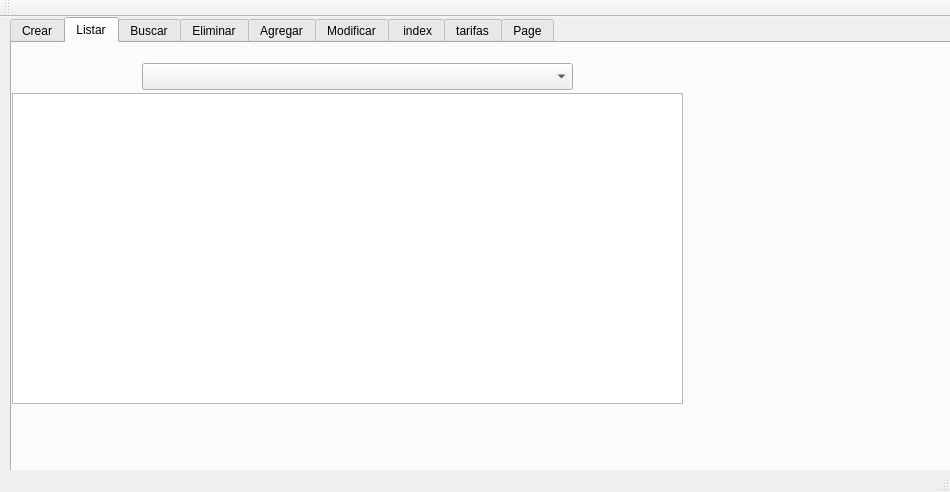
<?xml version="1.0" encoding="UTF-8"?>
<ui version="4.0">
 <class>menu</class>
 <widget class="QMainWindow" name="menu">
  <property name="geometry">
   <rect>
    <x>0</x>
    <y>0</y>
    <width>950</width>
    <height>492</height>
   </rect>
  </property>
  <property name="windowTitle">
   <string>menu</string>
  </property>
  <widget class="QWidget" name="centralWidget">
   <widget class="QTabWidget" name="tabWidget">
    <property name="geometry">
     <rect>
      <x>10</x>
      <y>0</y>
      <width>941</width>
      <height>531</height>
     </rect>
    </property>
    <property name="currentIndex">
     <number>1</number>
    </property>
    <widget class="QWidget" name="tab">
     <attribute name="title">
      <string>Crear</string>
     </attribute>
     <widget class="QPushButton" name="bt_crear">
      <property name="geometry">
       <rect>
        <x>260</x>
        <y>140</y>
        <width>99</width>
        <height>27</height>
       </rect>
      </property>
      <property name="text">
       <string>crear</string>
      </property>
     </widget>
    </widget>
    <widget class="QWidget" name="tab_2">
     <attribute name="title">
      <string>Listar</string>
     </attribute>
     <widget class="QComboBox" name="comboBox_listar">
      <property name="geometry">
       <rect>
        <x>130</x>
        <y>20</y>
        <width>431</width>
        <height>27</height>
       </rect>
      </property>
     </widget>
     <widget class="QTextEdit" name="textEdit_listar">
      <property name="geometry">
       <rect>
        <x>0</x>
        <y>50</y>
        <width>671</width>
        <height>311</height>
       </rect>
      </property>
     </widget>
    </widget>
    <widget class="QWidget" name="tab_3">
     <attribute name="title">
      <string>Buscar</string>
     </attribute>
     <widget class="QTabWidget" name="tabWidget_3">
      <property name="geometry">
       <rect>
        <x>10</x>
        <y>10</y>
        <width>661</width>
        <height>381</height>
       </rect>
      </property>
      <property name="currentIndex">
       <number>0</number>
      </property>
      <widget class="QWidget" name="tab_7">
       <attribute name="title">
        <string>Con  Index</string>
       </attribute>
       <widget class="QTabWidget" name="tabWidget_2">
        <property name="geometry">
         <rect>
          <x>0</x>
          <y>10</y>
          <width>651</width>
          <height>301</height>
         </rect>
        </property>
        <property name="currentIndex">
         <number>1</number>
        </property>
        <widget class="QWidget" name="tab_4">
         <attribute name="title">
          <string>Ciudad</string>
         </attribute>
         <widget class="QLineEdit" name="txt_buscar_con_ciudad">
          <property name="geometry">
           <rect>
            <x>260</x>
            <y>60</y>
            <width>113</width>
            <height>27</height>
           </rect>
          </property>
         </widget>
         <widget class="QTextEdit" name="edid_buscar_con_Ciudad">
          <property name="geometry">
           <rect>
            <x>0</x>
            <y>110</y>
            <width>641</width>
            <height>111</height>
           </rect>
          </property>
         </widget>
         <widget class="QPushButton" name="bt_buscar_con_ciudad">
          <property name="geometry">
           <rect>
            <x>390</x>
            <y>60</y>
            <width>99</width>
            <height>27</height>
           </rect>
          </property>
          <property name="text">
           <string>Buscar -&gt;</string>
          </property>
         </widget>
         <widget class="QLabel" name="label">
          <property name="geometry">
           <rect>
            <x>150</x>
            <y>60</y>
            <width>67</width>
            <height>17</height>
           </rect>
          </property>
          <property name="text">
           <string>TextLabel</string>
          </property>
         </widget>
        </widget>
        <widget class="QWidget" name="tab_5">
         <attribute name="title">
          <string>Cliente</string>
         </attribute>
         <widget class="QTextEdit" name="edid_buscar_con_cliente">
          <property name="geometry">
           <rect>
            <x>10</x>
            <y>80</y>
            <width>631</width>
            <height>111</height>
           </rect>
          </property>
         </widget>
         <widget class="QLineEdit" name="txt_buscar_con_cliente">
          <property name="geometry">
           <rect>
            <x>280</x>
            <y>30</y>
            <width>113</width>
            <height>27</height>
           </rect>
          </property>
         </widget>
         <widget class="QLabel" name="label_2">
          <property name="geometry">
           <rect>
            <x>160</x>
            <y>40</y>
            <width>67</width>
            <height>17</height>
           </rect>
          </property>
          <property name="text">
           <string>TextLabel</string>
          </property>
         </widget>
         <widget class="QPushButton" name="bt_buscar_con_Cliente">
          <property name="geometry">
           <rect>
            <x>410</x>
            <y>30</y>
            <width>99</width>
            <height>27</height>
           </rect>
          </property>
          <property name="text">
           <string>Buscar -&gt;</string>
          </property>
         </widget>
        </widget>
        <widget class="QWidget" name="tab_6">
         <attribute name="title">
          <string>Lineas</string>
         </attribute>
         <widget class="QLineEdit" name="txt_buscar_con_linea">
          <property name="geometry">
           <rect>
            <x>310</x>
            <y>30</y>
            <width>113</width>
            <height>27</height>
           </rect>
          </property>
         </widget>
         <widget class="QTextEdit" name="edid_buscar_con_lineas">
          <property name="geometry">
           <rect>
            <x>10</x>
            <y>80</y>
            <width>631</width>
            <height>121</height>
           </rect>
          </property>
         </widget>
         <widget class="QLabel" name="label_3">
          <property name="geometry">
           <rect>
            <x>170</x>
            <y>40</y>
            <width>67</width>
            <height>17</height>
           </rect>
          </property>
          <property name="text">
           <string>TextLabel</string>
          </property>
         </widget>
         <widget class="QPushButton" name="bt_buscar_con_linea">
          <property name="geometry">
           <rect>
            <x>440</x>
            <y>30</y>
            <width>99</width>
            <height>27</height>
           </rect>
          </property>
          <property name="text">
           <string>PushButton</string>
          </property>
         </widget>
        </widget>
       </widget>
      </widget>
      <widget class="QWidget" name="tab_8">
       <attribute name="title">
        <string>Sin index</string>
       </attribute>
       <widget class="QTabWidget" name="tabWidget_4">
        <property name="geometry">
         <rect>
          <x>0</x>
          <y>0</y>
          <width>651</width>
          <height>341</height>
         </rect>
        </property>
        <property name="currentIndex">
         <number>1</number>
        </property>
        <widget class="QWidget" name="tab_9">
         <attribute name="title">
          <string>Ciudad</string>
         </attribute>
         <widget class="QLineEdit" name="txt_buscar_sin_ciudad">
          <property name="geometry">
           <rect>
            <x>270</x>
            <y>30</y>
            <width>113</width>
            <height>27</height>
           </rect>
          </property>
         </widget>
         <widget class="QLabel" name="label_4">
          <property name="geometry">
           <rect>
            <x>160</x>
            <y>40</y>
            <width>67</width>
            <height>17</height>
           </rect>
          </property>
          <property name="text">
           <string>TextLabel</string>
          </property>
         </widget>
         <widget class="QPushButton" name="bt_buscar_sin_ciudad">
          <property name="geometry">
           <rect>
            <x>400</x>
            <y>30</y>
            <width>99</width>
            <height>27</height>
           </rect>
          </property>
          <property name="text">
           <string>Buscar -&gt;</string>
          </property>
         </widget>
         <widget class="QTextEdit" name="edid_buscar_sin_ciudad">
          <property name="geometry">
           <rect>
            <x>0</x>
            <y>70</y>
            <width>641</width>
            <height>101</height>
           </rect>
          </property>
         </widget>
        </widget>
        <widget class="QWidget" name="tab_10">
         <attribute name="title">
          <string>Cliente</string>
         </attribute>
         <widget class="QLineEdit" name="txt_buscar_sin_cliente">
          <property name="geometry">
           <rect>
            <x>270</x>
            <y>40</y>
            <width>113</width>
            <height>27</height>
           </rect>
          </property>
         </widget>
         <widget class="QLabel" name="label_5">
          <property name="geometry">
           <rect>
            <x>160</x>
            <y>40</y>
            <width>67</width>
            <height>17</height>
           </rect>
          </property>
          <property name="text">
           <string>TextLabel</string>
          </property>
         </widget>
         <widget class="QPushButton" name="bt_buscar_sin_cliente">
          <property name="geometry">
           <rect>
            <x>400</x>
            <y>40</y>
            <width>99</width>
            <height>27</height>
           </rect>
          </property>
          <property name="text">
           <string>Buscar -&gt;</string>
          </property>
         </widget>
         <widget class="QTextEdit" name="edid_buscar_sin_cliente">
          <property name="geometry">
           <rect>
            <x>10</x>
            <y>90</y>
            <width>631</width>
            <height>141</height>
           </rect>
          </property>
         </widget>
        </widget>
        <widget class="QWidget" name="tab_11">
         <attribute name="title">
          <string>Linea</string>
         </attribute>
         <widget class="QLineEdit" name="txt_buscar_sin_linea">
          <property name="geometry">
           <rect>
            <x>280</x>
            <y>40</y>
            <width>113</width>
            <height>27</height>
           </rect>
          </property>
         </widget>
         <widget class="QTextEdit" name="edid_buscar_sin_linea">
          <property name="geometry">
           <rect>
            <x>10</x>
            <y>90</y>
            <width>631</width>
            <height>141</height>
           </rect>
          </property>
         </widget>
         <widget class="QLabel" name="label_6">
          <property name="geometry">
           <rect>
            <x>170</x>
            <y>50</y>
            <width>67</width>
            <height>17</height>
           </rect>
          </property>
          <property name="text">
           <string>TextLabel</string>
          </property>
         </widget>
         <widget class="QPushButton" name="bt_buscar_sin_linea">
          <property name="geometry">
           <rect>
            <x>420</x>
            <y>40</y>
            <width>99</width>
            <height>27</height>
           </rect>
          </property>
          <property name="text">
           <string>Buscar -&gt;</string>
          </property>
         </widget>
        </widget>
       </widget>
      </widget>
     </widget>
    </widget>
    <widget class="QWidget" name="tab_12">
     <attribute name="title">
      <string>Eliminar</string>
     </attribute>
     <widget class="QTabWidget" name="tabWidget_5">
      <property name="geometry">
       <rect>
        <x>10</x>
        <y>10</y>
        <width>651</width>
        <height>371</height>
       </rect>
      </property>
      <property name="currentIndex">
       <number>2</number>
      </property>
      <widget class="QWidget" name="tab_13">
       <attribute name="title">
        <string>Ciudad</string>
       </attribute>
       <widget class="QLabel" name="label_7">
        <property name="geometry">
         <rect>
          <x>240</x>
          <y>60</y>
          <width>67</width>
          <height>17</height>
         </rect>
        </property>
        <property name="text">
         <string>TextLabel</string>
        </property>
       </widget>
       <widget class="QLineEdit" name="txt_eliminar_ciudad">
        <property name="geometry">
         <rect>
          <x>230</x>
          <y>120</y>
          <width>113</width>
          <height>27</height>
         </rect>
        </property>
       </widget>
       <widget class="QPushButton" name="bt_eliminar_ciudad">
        <property name="geometry">
         <rect>
          <x>230</x>
          <y>190</y>
          <width>99</width>
          <height>27</height>
         </rect>
        </property>
        <property name="text">
         <string>Eliminar</string>
        </property>
       </widget>
      </widget>
      <widget class="QWidget" name="tab_14">
       <attribute name="title">
        <string>Cliente</string>
       </attribute>
       <widget class="QPushButton" name="bt_eliminar_cliente">
        <property name="geometry">
         <rect>
          <x>220</x>
          <y>160</y>
          <width>99</width>
          <height>27</height>
         </rect>
        </property>
        <property name="text">
         <string>Eliminar</string>
        </property>
       </widget>
       <widget class="QLineEdit" name="txt_eliminar_cliente">
        <property name="geometry">
         <rect>
          <x>220</x>
          <y>90</y>
          <width>113</width>
          <height>27</height>
         </rect>
        </property>
       </widget>
       <widget class="QLabel" name="label_8">
        <property name="geometry">
         <rect>
          <x>240</x>
          <y>50</y>
          <width>67</width>
          <height>17</height>
         </rect>
        </property>
        <property name="text">
         <string>TextLabel</string>
        </property>
       </widget>
      </widget>
      <widget class="QWidget" name="tab_15">
       <attribute name="title">
        <string>Linea</string>
       </attribute>
       <widget class="QLineEdit" name="txt_eliminar_linea">
        <property name="geometry">
         <rect>
          <x>210</x>
          <y>110</y>
          <width>113</width>
          <height>27</height>
         </rect>
        </property>
       </widget>
       <widget class="QLabel" name="label_9">
        <property name="geometry">
         <rect>
          <x>240</x>
          <y>60</y>
          <width>67</width>
          <height>17</height>
         </rect>
        </property>
        <property name="text">
         <string>TextLabel</string>
        </property>
       </widget>
       <widget class="QPushButton" name="bt_eliminar_linea">
        <property name="geometry">
         <rect>
          <x>220</x>
          <y>190</y>
          <width>99</width>
          <height>27</height>
         </rect>
        </property>
        <property name="text">
         <string>Eliminar</string>
        </property>
       </widget>
      </widget>
     </widget>
    </widget>
    <widget class="QWidget" name="tab_16">
     <attribute name="title">
      <string>Agregar</string>
     </attribute>
     <widget class="QTabWidget" name="tabWidget_6">
      <property name="geometry">
       <rect>
        <x>10</x>
        <y>0</y>
        <width>671</width>
        <height>391</height>
       </rect>
      </property>
      <property name="currentIndex">
       <number>0</number>
      </property>
      <widget class="QWidget" name="tab_17">
       <attribute name="title">
        <string>Ciudad</string>
       </attribute>
       <widget class="QLineEdit" name="txt_agregar_ciudad_id">
        <property name="geometry">
         <rect>
          <x>240</x>
          <y>40</y>
          <width>113</width>
          <height>27</height>
         </rect>
        </property>
       </widget>
       <widget class="QLineEdit" name="txt_agregar_ciudad_nombre">
        <property name="geometry">
         <rect>
          <x>240</x>
          <y>90</y>
          <width>113</width>
          <height>27</height>
         </rect>
        </property>
       </widget>
       <widget class="QLabel" name="label_10">
        <property name="geometry">
         <rect>
          <x>130</x>
          <y>40</y>
          <width>67</width>
          <height>17</height>
         </rect>
        </property>
        <property name="text">
         <string>ID Ciudad</string>
        </property>
       </widget>
       <widget class="QLabel" name="label_11">
        <property name="geometry">
         <rect>
          <x>90</x>
          <y>90</y>
          <width>111</width>
          <height>17</height>
         </rect>
        </property>
        <property name="text">
         <string>Nombre Ciudad</string>
        </property>
       </widget>
       <widget class="QPushButton" name="bt_Agregar_ciudad">
        <property name="geometry">
         <rect>
          <x>240</x>
          <y>190</y>
          <width>99</width>
          <height>27</height>
         </rect>
        </property>
        <property name="text">
         <string>Agregar</string>
        </property>
       </widget>
      </widget>
      <widget class="QWidget" name="tab_18">
       <attribute name="title">
        <string>Cliente</string>
       </attribute>
       <widget class="QPushButton" name="bt_agregar_cliente">
        <property name="geometry">
         <rect>
          <x>240</x>
          <y>260</y>
          <width>99</width>
          <height>27</height>
         </rect>
        </property>
        <property name="text">
         <string>Agregar</string>
        </property>
       </widget>
       <widget class="QLineEdit" name="txt_agregar_cliente_id">
        <property name="geometry">
         <rect>
          <x>240</x>
          <y>40</y>
          <width>113</width>
          <height>27</height>
         </rect>
        </property>
       </widget>
       <widget class="QLineEdit" name="txt_agregar_cliente_nombre">
        <property name="geometry">
         <rect>
          <x>240</x>
          <y>80</y>
          <width>113</width>
          <height>27</height>
         </rect>
        </property>
       </widget>
       <widget class="QLineEdit" name="txt_agregar_cliente_idCiudad">
        <property name="geometry">
         <rect>
          <x>240</x>
          <y>200</y>
          <width>113</width>
          <height>27</height>
         </rect>
        </property>
       </widget>
       <widget class="QLabel" name="label_12">
        <property name="geometry">
         <rect>
          <x>80</x>
          <y>40</y>
          <width>67</width>
          <height>17</height>
         </rect>
        </property>
        <property name="text">
         <string>TextLabel</string>
        </property>
       </widget>
       <widget class="QLabel" name="label_13">
        <property name="geometry">
         <rect>
          <x>80</x>
          <y>90</y>
          <width>67</width>
          <height>17</height>
         </rect>
        </property>
        <property name="text">
         <string>TextLabel</string>
        </property>
       </widget>
       <widget class="QLabel" name="label_14">
        <property name="geometry">
         <rect>
          <x>80</x>
          <y>150</y>
          <width>67</width>
          <height>17</height>
         </rect>
        </property>
        <property name="text">
         <string>TextLabel</string>
        </property>
       </widget>
       <widget class="QLabel" name="label_15">
        <property name="geometry">
         <rect>
          <x>70</x>
          <y>210</y>
          <width>67</width>
          <height>17</height>
         </rect>
        </property>
        <property name="text">
         <string>TextLabel</string>
        </property>
       </widget>
       <widget class="QWidget" name="layoutWidget">
        <property name="geometry">
         <rect>
          <x>240</x>
          <y>150</y>
          <width>91</width>
          <height>24</height>
         </rect>
        </property>
        <layout class="QHBoxLayout" name="horizontalLayout">
         <item>
          <widget class="QRadioButton" name="radio_agregar_cliente_m">
           <property name="text">
            <string>M</string>
           </property>
           <property name="checkable">
            <bool>true</bool>
           </property>
           <property name="checked">
            <bool>false</bool>
           </property>
          </widget>
         </item>
         <item>
          <widget class="QRadioButton" name="radio_agregar_cliente_f">
           <property name="text">
            <string>F</string>
           </property>
           <property name="checkable">
            <bool>true</bool>
           </property>
           <property name="checked">
            <bool>true</bool>
           </property>
          </widget>
         </item>
        </layout>
       </widget>
      </widget>
      <widget class="QWidget" name="tab_19">
       <attribute name="title">
        <string>linea</string>
       </attribute>
       <widget class="QPushButton" name="bt_agregar_linea">
        <property name="geometry">
         <rect>
          <x>260</x>
          <y>240</y>
          <width>99</width>
          <height>27</height>
         </rect>
        </property>
        <property name="text">
         <string>Agregar</string>
        </property>
       </widget>
       <widget class="QLabel" name="label_16">
        <property name="geometry">
         <rect>
          <x>130</x>
          <y>60</y>
          <width>91</width>
          <height>16</height>
         </rect>
        </property>
        <property name="text">
         <string>ID Cliente</string>
        </property>
       </widget>
       <widget class="QLabel" name="label_17">
        <property name="geometry">
         <rect>
          <x>90</x>
          <y>150</y>
          <width>121</width>
          <height>21</height>
         </rect>
        </property>
        <property name="text">
         <string>Numero de linea</string>
        </property>
       </widget>
       <widget class="QLineEdit" name="txt_agregar_linea_idcliente">
        <property name="geometry">
         <rect>
          <x>260</x>
          <y>60</y>
          <width>113</width>
          <height>27</height>
         </rect>
        </property>
       </widget>
       <widget class="QLineEdit" name="txt_agregar_linea_numero">
        <property name="geometry">
         <rect>
          <x>260</x>
          <y>150</y>
          <width>113</width>
          <height>27</height>
         </rect>
        </property>
       </widget>
      </widget>
     </widget>
    </widget>
    <widget class="QWidget" name="tab_20">
     <attribute name="title">
      <string>Modificar</string>
     </attribute>
     <widget class="QTabWidget" name="tabWidget_7">
      <property name="geometry">
       <rect>
        <x>10</x>
        <y>10</y>
        <width>671</width>
        <height>391</height>
       </rect>
      </property>
      <property name="currentIndex">
       <number>0</number>
      </property>
      <widget class="QWidget" name="tab_21">
       <attribute name="title">
        <string>Ciudad</string>
       </attribute>
       <widget class="QLineEdit" name="txt_modificar_ciudad_idciudad">
        <property name="enabled">
         <bool>false</bool>
        </property>
        <property name="geometry">
         <rect>
          <x>230</x>
          <y>110</y>
          <width>113</width>
          <height>27</height>
         </rect>
        </property>
       </widget>
       <widget class="QLineEdit" name="txt_modificar_ciudad_nombre">
        <property name="enabled">
         <bool>false</bool>
        </property>
        <property name="geometry">
         <rect>
          <x>230</x>
          <y>160</y>
          <width>113</width>
          <height>27</height>
         </rect>
        </property>
       </widget>
       <widget class="QLineEdit" name="txt_modificar_ciudad_idbusca">
        <property name="geometry">
         <rect>
          <x>230</x>
          <y>40</y>
          <width>113</width>
          <height>27</height>
         </rect>
        </property>
       </widget>
       <widget class="QLabel" name="label_18">
        <property name="geometry">
         <rect>
          <x>80</x>
          <y>40</y>
          <width>67</width>
          <height>17</height>
         </rect>
        </property>
        <property name="text">
         <string>Ingrese ID</string>
        </property>
       </widget>
       <widget class="QLabel" name="label_19">
        <property name="geometry">
         <rect>
          <x>70</x>
          <y>110</y>
          <width>67</width>
          <height>17</height>
         </rect>
        </property>
        <property name="text">
         <string>ID Ciudad</string>
        </property>
       </widget>
       <widget class="QLabel" name="label_20">
        <property name="geometry">
         <rect>
          <x>70</x>
          <y>170</y>
          <width>67</width>
          <height>17</height>
         </rect>
        </property>
        <property name="text">
         <string>Nombre</string>
        </property>
       </widget>
       <widget class="QPushButton" name="bt_modificar_agrega">
        <property name="enabled">
         <bool>false</bool>
        </property>
        <property name="geometry">
         <rect>
          <x>230</x>
          <y>240</y>
          <width>99</width>
          <height>27</height>
         </rect>
        </property>
        <property name="text">
         <string>Guardar</string>
        </property>
       </widget>
       <widget class="QPushButton" name="bt_modificar_busca">
        <property name="geometry">
         <rect>
          <x>370</x>
          <y>40</y>
          <width>99</width>
          <height>27</height>
         </rect>
        </property>
        <property name="text">
         <string>Buscar-&gt;</string>
        </property>
       </widget>
      </widget>
      <widget class="QWidget" name="tab_22">
       <attribute name="title">
        <string>Cliente</string>
       </attribute>
      </widget>
      <widget class="QWidget" name="tab_23">
       <attribute name="title">
        <string>Linea</string>
       </attribute>
       <widget class="QPushButton" name="bt_modificar_linea">
        <property name="geometry">
         <rect>
          <x>400</x>
          <y>50</y>
          <width>99</width>
          <height>27</height>
         </rect>
        </property>
        <property name="text">
         <string>Buscar-&gt;</string>
        </property>
       </widget>
       <widget class="QPushButton" name="bt_modificar_linea_guardar">
        <property name="enabled">
         <bool>false</bool>
        </property>
        <property name="geometry">
         <rect>
          <x>240</x>
          <y>250</y>
          <width>99</width>
          <height>27</height>
         </rect>
        </property>
        <property name="text">
         <string>Guardar</string>
        </property>
       </widget>
       <widget class="QLineEdit" name="txt_modificar_line_idbusca">
        <property name="geometry">
         <rect>
          <x>230</x>
          <y>60</y>
          <width>113</width>
          <height>27</height>
         </rect>
        </property>
       </widget>
       <widget class="QLineEdit" name="txt_midificar_linea_idnuevo_numero">
        <property name="enabled">
         <bool>false</bool>
        </property>
        <property name="geometry">
         <rect>
          <x>230</x>
          <y>120</y>
          <width>113</width>
          <height>27</height>
         </rect>
        </property>
       </widget>
       <widget class="QLineEdit" name="txt_modificar_linea_idcliente_nuevo">
        <property name="enabled">
         <bool>false</bool>
        </property>
        <property name="geometry">
         <rect>
          <x>230</x>
          <y>180</y>
          <width>113</width>
          <height>27</height>
         </rect>
        </property>
       </widget>
       <widget class="QLabel" name="label_28">
        <property name="geometry">
         <rect>
          <x>90</x>
          <y>60</y>
          <width>121</width>
          <height>17</height>
         </rect>
        </property>
        <property name="text">
         <string>Ingrese Numero</string>
        </property>
       </widget>
       <widget class="QLabel" name="label_29">
        <property name="geometry">
         <rect>
          <x>50</x>
          <y>130</y>
          <width>171</width>
          <height>20</height>
         </rect>
        </property>
        <property name="text">
         <string>Ingrese nuevo numero</string>
        </property>
       </widget>
       <widget class="QLabel" name="label_30">
        <property name="geometry">
         <rect>
          <x>30</x>
          <y>190</y>
          <width>171</width>
          <height>20</height>
         </rect>
        </property>
        <property name="text">
         <string>Ingrese nuevo id cliente</string>
        </property>
       </widget>
      </widget>
     </widget>
    </widget>
    <widget class="QWidget" name="tab_24">
     <attribute name="title">
      <string> index</string>
     </attribute>
     <widget class="QTabWidget" name="tabWidget_8">
      <property name="geometry">
       <rect>
        <x>0</x>
        <y>10</y>
        <width>671</width>
        <height>191</height>
       </rect>
      </property>
      <property name="currentIndex">
       <number>1</number>
      </property>
      <widget class="QWidget" name="tab_25">
       <attribute name="title">
        <string>Crear index</string>
       </attribute>
       <widget class="QPushButton" name="index_crear_index">
        <property name="geometry">
         <rect>
          <x>240</x>
          <y>60</y>
          <width>111</width>
          <height>41</height>
         </rect>
        </property>
        <property name="text">
         <string>Reindexar</string>
        </property>
       </widget>
      </widget>
      <widget class="QWidget" name="tab_26">
       <attribute name="title">
        <string>ACtualizar index</string>
       </attribute>
       <widget class="QPushButton" name="index_actualizar_index">
        <property name="geometry">
         <rect>
          <x>220</x>
          <y>50</y>
          <width>121</width>
          <height>41</height>
         </rect>
        </property>
        <property name="text">
         <string>Actualizar index</string>
        </property>
       </widget>
      </widget>
     </widget>
    </widget>
    <widget class="QWidget" name="tab_27">
     <attribute name="title">
      <string>tarifas</string>
     </attribute>
     <widget class="QTextEdit" name="edid_tarifas_8_15">
      <property name="geometry">
       <rect>
        <x>0</x>
        <y>40</y>
        <width>681</width>
        <height>251</height>
       </rect>
      </property>
     </widget>
     <widget class="QTextEdit" name="edid_tarifas_15_23">
      <property name="geometry">
       <rect>
        <x>0</x>
        <y>310</y>
        <width>681</width>
        <height>20</height>
       </rect>
      </property>
     </widget>
     <widget class="QTextEdit" name="edid_tarifas_00_7">
      <property name="geometry">
       <rect>
        <x>0</x>
        <y>370</y>
        <width>681</width>
        <height>21</height>
       </rect>
      </property>
     </widget>
     <widget class="QLabel" name="label_21">
      <property name="geometry">
       <rect>
        <x>190</x>
        <y>10</y>
        <width>221</width>
        <height>17</height>
       </rect>
      </property>
      <property name="text">
       <string>Tarifas de 8:00:00 a 15:59:59</string>
      </property>
     </widget>
     <widget class="QLabel" name="label_22">
      <property name="geometry">
       <rect>
        <x>190</x>
        <y>290</y>
        <width>321</width>
        <height>17</height>
       </rect>
      </property>
      <property name="text">
       <string>Tarifas de 16:00:00 a 23:59:50</string>
      </property>
     </widget>
     <widget class="QLabel" name="label_23">
      <property name="geometry">
       <rect>
        <x>170</x>
        <y>340</y>
        <width>271</width>
        <height>17</height>
       </rect>
      </property>
      <property name="text">
       <string>Tarifas de 00:00:00 a 7:59:59</string>
      </property>
     </widget>
     <widget class="QGroupBox" name="groupBox">
      <property name="geometry">
       <rect>
        <x>690</x>
        <y>40</y>
        <width>251</width>
        <height>251</height>
       </rect>
      </property>
      <property name="font">
       <font>
        <weight>75</weight>
        <bold>true</bold>
       </font>
      </property>
      <property name="title">
       <string>                           Balance</string>
      </property>
      <widget class="QLineEdit" name="txt_tarifa1_total">
       <property name="geometry">
        <rect>
         <x>130</x>
         <y>20</y>
         <width>113</width>
         <height>27</height>
        </rect>
       </property>
      </widget>
      <widget class="QLabel" name="label_24">
       <property name="geometry">
        <rect>
         <x>0</x>
         <y>20</y>
         <width>121</width>
         <height>20</height>
        </rect>
       </property>
       <property name="text">
        <string>Total tarifa 0.05</string>
       </property>
      </widget>
      <widget class="QLineEdit" name="txt_tarifa2_total">
       <property name="geometry">
        <rect>
         <x>130</x>
         <y>60</y>
         <width>113</width>
         <height>27</height>
        </rect>
       </property>
      </widget>
      <widget class="QLabel" name="label_25">
       <property name="geometry">
        <rect>
         <x>0</x>
         <y>70</y>
         <width>131</width>
         <height>17</height>
        </rect>
       </property>
       <property name="text">
        <string>Total tarifa 0.04</string>
       </property>
      </widget>
      <widget class="QLineEdit" name="txt_tarifa3_total">
       <property name="geometry">
        <rect>
         <x>130</x>
         <y>100</y>
         <width>113</width>
         <height>27</height>
        </rect>
       </property>
      </widget>
      <widget class="QLabel" name="label_26">
       <property name="geometry">
        <rect>
         <x>0</x>
         <y>110</y>
         <width>121</width>
         <height>17</height>
        </rect>
       </property>
       <property name="text">
        <string>Total tarifa 0.01</string>
       </property>
      </widget>
      <widget class="QLabel" name="label_27">
       <property name="geometry">
        <rect>
         <x>0</x>
         <y>150</y>
         <width>141</width>
         <height>17</height>
        </rect>
       </property>
       <property name="text">
        <string>Suma total tarifa </string>
       </property>
      </widget>
      <widget class="QLineEdit" name="txt_suma_total_tarifa">
       <property name="geometry">
        <rect>
         <x>130</x>
         <y>140</y>
         <width>113</width>
         <height>27</height>
        </rect>
       </property>
      </widget>
      <widget class="QPushButton" name="bt_tarifas">
       <property name="geometry">
        <rect>
         <x>90</x>
         <y>200</y>
         <width>99</width>
         <height>27</height>
        </rect>
       </property>
       <property name="text">
        <string>Generar</string>
       </property>
      </widget>
     </widget>
     <widget class="QLineEdit" name="lineEdit_2">
      <property name="geometry">
       <rect>
        <x>560</x>
        <y>10</y>
        <width>110</width>
        <height>27</height>
       </rect>
      </property>
     </widget>
     <widget class="QLabel" name="label_32">
      <property name="geometry">
       <rect>
        <x>420</x>
        <y>10</y>
        <width>111</width>
        <height>17</height>
       </rect>
      </property>
      <property name="text">
       <string>Ingrese numero</string>
      </property>
     </widget>
    </widget>
    <widget class="QWidget" name="tab_28">
     <attribute name="title">
      <string>Page</string>
     </attribute>
     <widget class="QLineEdit" name="lineEdit">
      <property name="geometry">
       <rect>
        <x>450</x>
        <y>20</y>
        <width>110</width>
        <height>27</height>
       </rect>
      </property>
     </widget>
     <widget class="QLabel" name="label_31">
      <property name="geometry">
       <rect>
        <x>330</x>
        <y>20</y>
        <width>111</width>
        <height>17</height>
       </rect>
      </property>
      <property name="text">
       <string>Ingrese numero</string>
      </property>
     </widget>
     <widget class="QTextEdit" name="textEdit">
      <property name="geometry">
       <rect>
        <x>330</x>
        <y>60</y>
        <width>421</width>
        <height>78</height>
       </rect>
      </property>
     </widget>
     <widget class="QPushButton" name="pushButton">
      <property name="geometry">
       <rect>
        <x>590</x>
        <y>20</y>
        <width>99</width>
        <height>27</height>
       </rect>
      </property>
      <property name="text">
       <string>calcular</string>
      </property>
     </widget>
    </widget>
   </widget>
  </widget>
  <widget class="QMenuBar" name="menuBar">
   <property name="geometry">
    <rect>
     <x>0</x>
     <y>0</y>
     <width>950</width>
     <height>25</height>
    </rect>
   </property>
  </widget>
  <widget class="QToolBar" name="mainToolBar">
   <attribute name="toolBarArea">
    <enum>TopToolBarArea</enum>
   </attribute>
   <attribute name="toolBarBreak">
    <bool>false</bool>
   </attribute>
  </widget>
  <widget class="QStatusBar" name="statusBar"/>
 </widget>
 <layoutdefault spacing="6" margin="11"/>
 <resources/>
 <connections/>
</ui>
